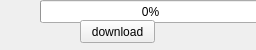
<?xml version="1.0" encoding="UTF-8"?>
<ui version="4.0">
 <class>MainWindow</class>
 <widget class="QMainWindow" name="MainWindow">
  <property name="geometry">
   <rect>
    <x>0</x>
    <y>0</y>
    <width>256</width>
    <height>50</height>
   </rect>
  </property>
  <property name="windowTitle">
   <string>MainWindow</string>
  </property>
  <widget class="QWidget" name="centralwidget">
   <widget class="QProgressBar" name="progressBar">
    <property name="geometry">
     <rect>
      <x>40</x>
      <y>0</y>
      <width>221</width>
      <height>23</height>
     </rect>
    </property>
    <property name="value">
     <number>0</number>
    </property>
   </widget>
   <widget class="QPushButton" name="pushButton">
    <property name="geometry">
     <rect>
      <x>80</x>
      <y>20</y>
      <width>75</width>
      <height>23</height>
     </rect>
    </property>
    <property name="text">
     <string>download</string>
    </property>
   </widget>
  </widget>
 </widget>
 <resources/>
 <connections/>
</ui>
